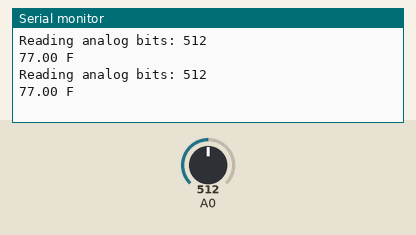
Bench run of a sketch on a simulated Arduino Uno, built with avr-gcc and run on an emulated ATmega328P. Parts: the last lines printed to the serial monitor. The inputs (shaded band) are chosen by the test bench; at power-on: A0 = 512.

Above: at 1.4 s.
1.5 s: A0 set to 716
At 2.8 s:
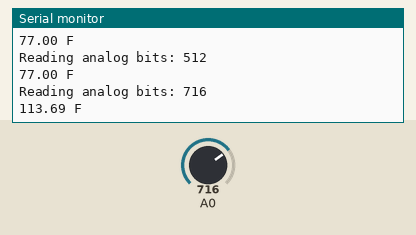
3.0 s: A0 set to 900
At 3.8 s:
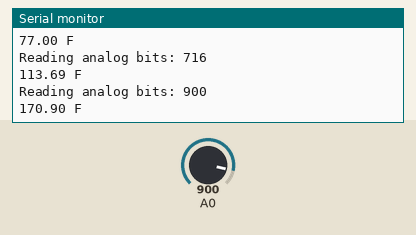
Timing chart, 0 to 6.0 s (numbered marks = the images above; inputs shaded):
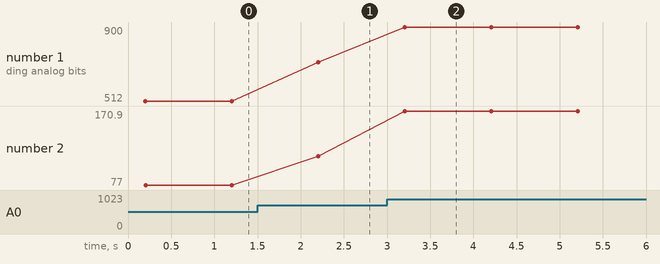

The sketch:

test_therm.ino
```cpp
void setup() {

      Serial.begin(115200);\
      delay(200);

      // We start by connecting to a WiFi network

      Serial.println();
      Serial.println();
 }

void loop() {
        Serial.print("Reading analog bits: ");
        Serial.println(analogRead(A0));
        Serial.print(getTemp(A0));
        Serial.println(" F");
    delay(1000); // check for connection every once a second
}

float getTemp(int pin) {
    int tempReading = analogRead(pin);
    // This is OK
    double tempK = log(10000.0 * ((1024.0 / tempReading - 1)));
    tempK = 1 / (0.001129148 + (0.000234125 + (0.0000000876741 * tempK * tempK )) * tempK );       //  Temp Kelvin
    float tempC = tempK - 273.15;            // Convert Kelvin to Celcius
    float tempF = (tempC * 9.0)/ 5.0 + 32.0; // Convert Celcius to Fahrenheit
    return tempF;
}
```

Measured:
- after the input at 1.5 s, the serial monitor: prints a new line after 0.70 s (image 1)
- after the input at 3.0 s, the serial monitor: prints a new line after 0.20 s (image 2)
- plotted number 1: 512 → 716 after the input at 1.5 s, 716 → 900 after the input at 3.0 s
- plotted number 2: 77 → 113.69 after the input at 1.5 s, 113.69 → 170.9 after the input at 3.0 s
